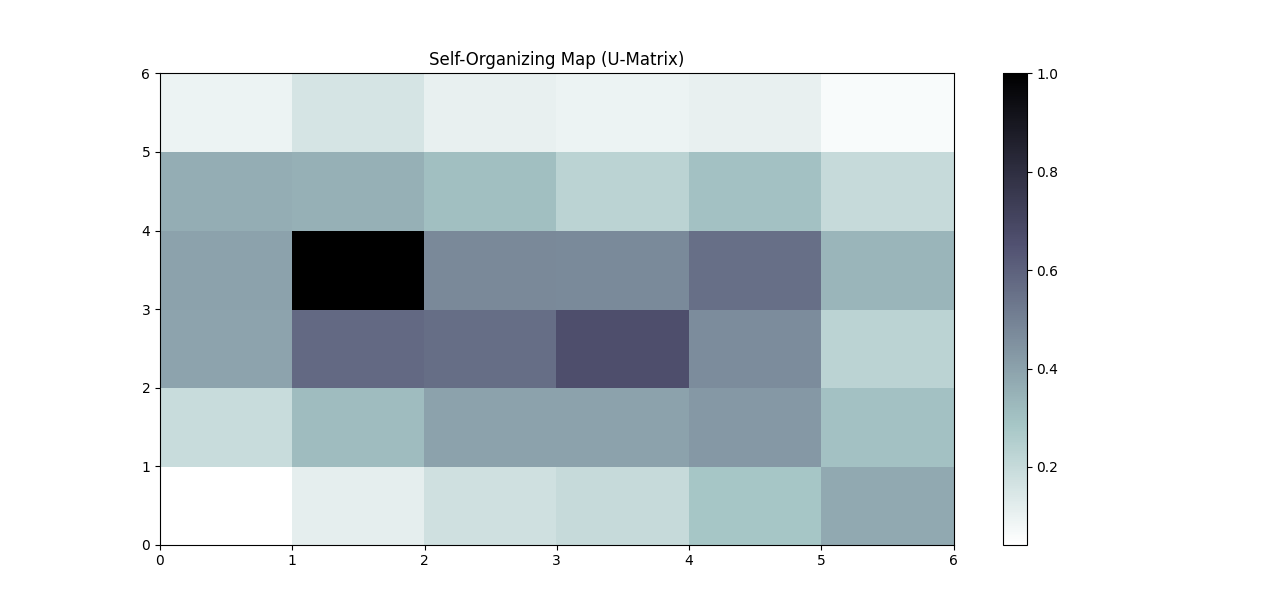

Reproduce this figure in Python.
import time
import pandas as pd
import numpy as np
from minisom import MiniSom
import matplotlib.pyplot as plt


from bikeshare import display_raw_data, station_stats, trip_duration_stats, user_stats


CITY_DATA = { "chicago": "chicago.csv",
              "new york city": "new_york_city.csv",
              "washington": "washington.csv" }


def get_filters():
    """
    Asks user to specify a city, month, and day to analyze.

    Returns:
        (str) city - name of the city to analyze
        (str) month - name of the month to filter by, or "all" to apply no month filter
        (str) day - name of the day of week to filter by, or "all" to apply no day filter
    """
    print('Hello! Let\'s explore some US bikeshare data!')
    # TO DO: get user input for city (chicago, new york city, washington). HINT: Use a while loop to handle invalid inputs
    city = input("ENTER CITY NAME: ").lower()
    while city not in ["chicago", "new york city", "washington"]:
        city = input("CHOOSE APPROPRIATE CITY: ").lower()

    # TO DO: get user input for month (all, january, february, ... , june)
    month = input("ENTER MONTH: ").lower()
    while month not in ["all", "january", "february", "march", "april", "may", "june"]:
        month = input ("ENTER APPROPRIATE MONTH: ").lower()
        

    # TO DO: get user input for day of week (all, monday, tuesday, ... sunday)
    day = input("Enter day of the week: ").lower()
    while day not in ["all", "monday", "tuesday", "wednesday", "thursday", "friday", "saturday", "sunday"]:
        day = input("Enter appropriate day of the week: ").lower()

   

    print('-'*40)
    return city, month, day


def load_data(city, month, day):
    """
    Loads data for the specified city and filters by month and day if applicable.

    Args:
        (str) city - name of the city to analyze
        (str) month - name of the month to filter by, or "all" to apply no month filter
        (str) day - name of the day of week to filter by, or "all" to apply no day filter
    Returns:
        df - Pandas DataFrame containing city data filtered by month and day
    """
    df = pd.read_csv(CITY_DATA[city])
    df['Start Time'] = pd.to_datetime(df['Start Time'])
    df['End Time'] = pd.to_datetime(df['End Time'])
    df['month'] = df['Start Time'].dt.month
    
    if month != 'all':
        months = ['january', 'february', 'march', 'april', 'may', 'june']
        month = months.index(month) + 1
        
        df = df[df['month'] == month]
        
        
    # df['day_of_week'] = df['Start Time'].dt.weekday
    df['day_of_week'] = df['Start Time'].dt.day_name()

    if day != 'all':
        df = df[df['day_of_week'] == day.title()]

    return df



def time_stats(df):
    """Displays statistics on the most frequent times of travel."""

    print('\nCalculating The Most Frequent Times of Travel...\n')
    start_time = time.time()

    # TO DO: display the most common month
    #Returns the highest count of the most frequent month
    print("\n\nThe most common month is: ", df['month'].value_counts().idxmax())

    # TO DO: display the most common day of week
    #Returns the highest count of the most frequent week
    print("The most common day is: ", df['day_of_week'].value_counts().idxmax())

    # TO DO: display the most common start hour
    #Returns the highest count of the frequent common start hour
    df['hour'] = df['Start Time'].dt.hour
    print("The most common hour is: ", df['hour'].value_counts().idxmax())

    print("\nThis took %s seconds." % (time.time() - start_time))
    print('-'*40)


def station_stats(df):
    """Displays statistics on the most popular stations and trip."""

    print('\nCalculating The Most Popular Stations and Trip...\n')
    start_time = time.time()

    # TO DO: display most commonly used start station
	#Displays the highest count of the most commonly used start station
    print("\n\nThe most common start station is: ", df ['Start Station'].value_counts().idxmax())

    # TO DO: display most commonly used end station
	#Displays the highest count of the most commonly used end station
    print("The most common end station is: ", df['End Station'].value_counts().idxmax())

    # TO DO: display most frequent combination of start station and end station trip
    print("The most frequent combination of start station and end station trip: ")
    mostCommon_start_and_end_statition = df.groupby(['Start Station', 'End Station']).size().nlargest(1)
    print(mostCommon_start_and_end_statition)

    print("\nThis took %s seconds." % (time.time() - start_time))
    print('-'*40)


def trip_duration_stats(df):
    """Displays statistics on the total and average trip duration."""

    print('\nCalculating Trip Duration...\n')
    start_time = time.time()

    # TO DO: display total travel time
        
    total_duration = df['Trip Duration'].sum() / 3600.0
    print("total travel time in hours is: ", total_duration)

    # TO DO: display mean travel time
    mean_duration = df['Trip Duration'].mean() / 3600.0
    print("\n\nmean travel time in hours is: ", mean_duration)

    print("\nThis took %s seconds." % (time.time() - start_time))
    print('-'*40)



def user_stats(df):
    """Displays statistics on bikeshare users."""

    print('\nCalculating User Stats...\n')
    start_time = time.time()

    # TO DO: Display counts of user types
    print(df['User Type'].value_counts())
        

    # TO DO: Display counts of gender
    if "Gender" in df:
        print(df['Gender'].value_counts())

        # TO DO: Display earliest, most recent, and most common year of birth
    if "Birth Year" in df:
        print("The earliest year of birth is:",int(df['Birth Year'].min()),
                "\nMost recent one is:",int(df['Birth Year'].max()),
                "\nMost common one is: ",int(df['Birth Year'].value_counts().idxmax()))

        print("\nThis took %s seconds." % (time.time() - start_time))
        print('-'*40)


def display_raw_data(df):
    """ Your docstring here """
    i = 0
    raw = input("<Do you want to see the raw data? Yes or No?>").lower() # TO DO: convert the user input to lower case using lower() function
    pd.set_option('display.max_columns',200)

    while True:            
        if raw == 'no':
            break
        elif raw == 'yes':
            print(df.iloc[i:i+5]) # TO DO: appropriately subset/slice your dataframe to display next five rows
            raw = input("<Do you want to see more? Yes or No>").lower() # TO DO: convert the user input to lower case using lower() function
            i += 5
        else:
            raw = input("\nYour input is invalid. Please enter only 'YES' or 'NO'\n").lower()




def som_analysis(df):
    # Extract relevant features: start hour, travel duration, and day of the week
    features = df[['hour', 'Trip Duration']].copy()
    features['day_of_week'] = df['Start Time'].dt.weekday
    features = features.values

    # Normalize the features
    feature_range = features.max(axis=0) - features.min(axis=0)
    feature_range[feature_range == 0] = 1  # Avoid division by zero
    features = (features - features.min(axis=0)) / feature_range

    # Create and train the SOM
    som = MiniSom(6, 6, input_len=features.shape[1], random_seed=42)
    som.train_random(features, 5000)

    # # Create and train the SOM with 10 by 10 grid
    # som = MiniSom(10, 10, input_len=features.shape[1], random_seed=42)
    # som.train_random(features, 5000)

 # Visualization code
    plt.figure(figsize=(10, 10))
    plt.pcolor(som.distance_map().T, cmap='bone_r')  # plotting the distance map as background
    plt.colorbar()
    plt.axis([0, som.get_weights().shape[0], 0, som.get_weights().shape[1]])
    plt.title('Self-Organizing Map (U-Matrix)')
    plt.show()

    # You can now use the trained SOM for visualization or further analysis.
    # For example, print the winning nodes for the first 5 entries:
    for i in range(5):
        winner = som.winner(features[i])
        print(f"Winning node for entry {i}: {winner}")



def main():
    while True:
        city, month, day = get_filters()
        df = load_data(city, month, day)
        df['hour'] = df['Start Time'].dt.hour  # Add hour column for SOM analysis

        time_stats(df)
        station_stats(df)
        trip_duration_stats(df)
        user_stats(df)
        display_raw_data(df)
        
        # Add SOM analysis
        som_analysis(df)

        restart = input('\nWould you like to restart? Enter yes or no.\n')
        if restart.lower() != 'yes':
            break

if __name__ == "__main__":
    main()
